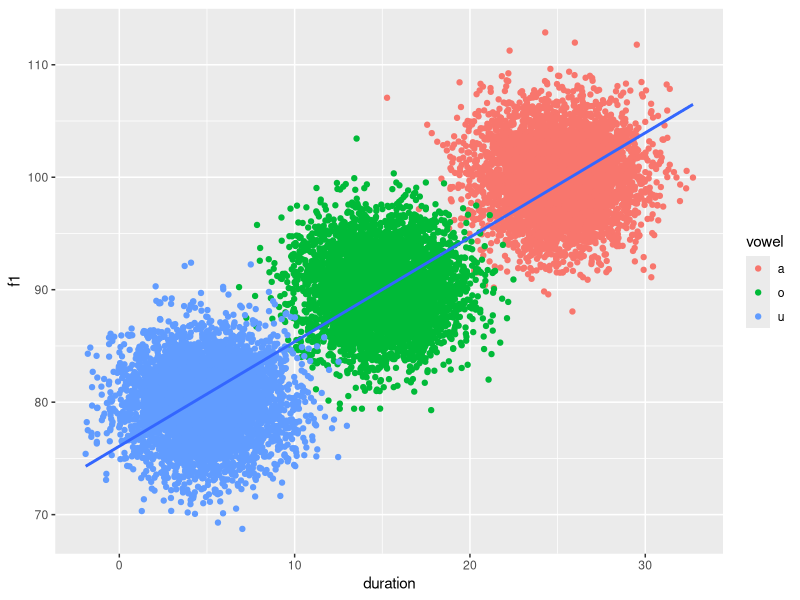
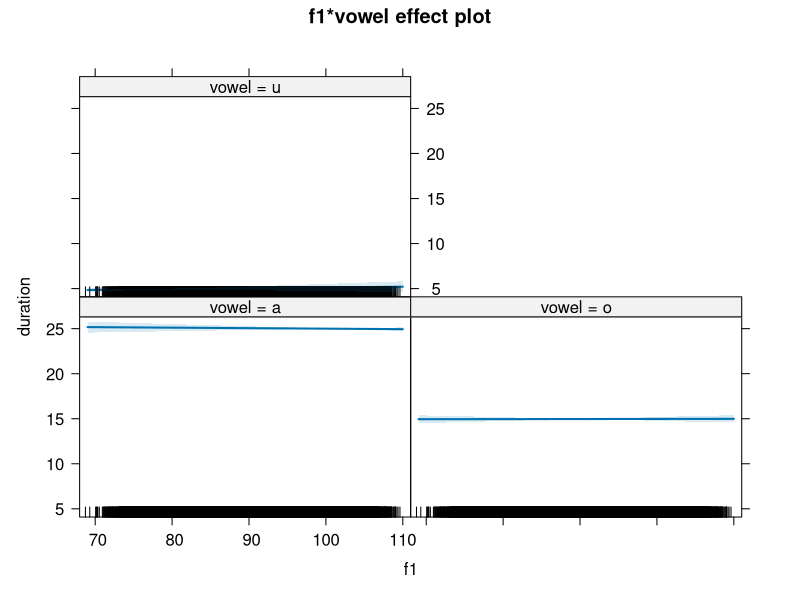
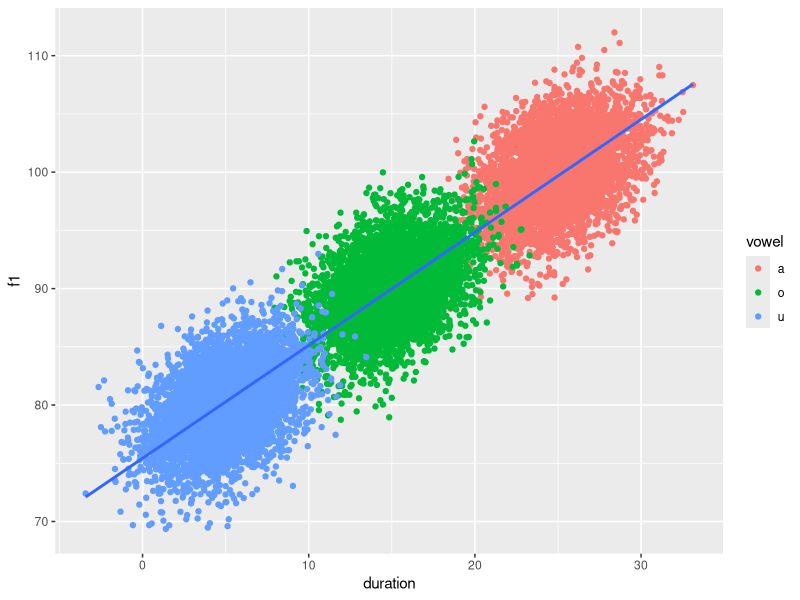
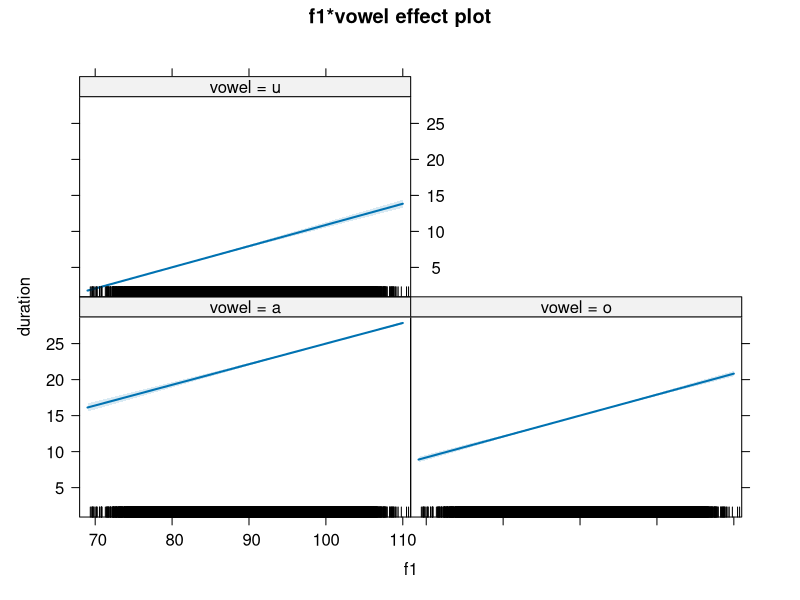

Generate these figures, in order, with R: (Note: this script raises an error after producing the figures.)
## ---- chunk 1
knitr::opts_chunk$set(echo = TRUE)
library(dplyr)
library(mvtnorm)
library(ggplot2)
library(effects)
## ---- chunk 2
a <- rmvnorm(n=5000,mean=c(25,100),sigma=matrix(c(5,0*sqrt(50), 
0*sqrt(50),10),2,2)) %>%
    data.frame() %>%
    mutate(vowel = "a")
o <- rmvnorm(n=5000,mean=c(15,90),sigma=matrix(c(5,0*sqrt(50), 
0*sqrt(50),10),2,2)) %>%
    data.frame() %>%
    mutate(vowel = "o")
u <- rmvnorm(n=5000,mean=c(5,80),sigma=matrix(c(5,0*sqrt(50), 
0*sqrt(50),10),2,2)) %>%
    data.frame() %>%
    mutate(vowel = "u")

vowels.3 <- rbind(a, o, u) %>%
    rename(duration = X1, f1 = X2) %>%
    mutate_if(is.character, as.factor)
## ---- chunk 3
vowels.3 %>%
    ggplot(aes(duration, f1)) +
    geom_point(aes(colour = vowel)) +
    geom_smooth(method = "lm")
## ---- chunk 4
vowels.3.lm <- lm(
    duration ~
        f1 *
        vowel,
    data = vowels.3
)

summary(vowels.3.lm)
## ---- chunk 5
plot(allEffects(vowels.3.lm))
## ---- chunk 6
a <- rmvnorm(n=5000,mean=c(25,100),sigma=matrix(c(5,0.4*sqrt(50), 
0.4*sqrt(50),10),2,2)) %>%
    data.frame() %>%
    mutate(vowel = "a")
o <- rmvnorm(n=5000,mean=c(15,90),sigma=matrix(c(5,0.4*sqrt(50), 
0.4*sqrt(50),10),2,2)) %>%
    data.frame() %>%
    mutate(vowel = "o")
u <- rmvnorm(n=5000,mean=c(5,80),sigma=matrix(c(5,0.4*sqrt(50), 
0.4*sqrt(50),10),2,2)) %>%
    data.frame() %>%
    mutate(vowel = "u")

vowels <- rbind(a, o, u) %>%
    rename(duration = X1, f1 = X2) %>%
    mutate_if(is.character, as.factor)
## ---- chunk 7
vowels %>%
    ggplot(aes(duration, f1)) +
    geom_point(aes(colour = vowel)) +
    geom_smooth(method = "lm")
## ---- chunk 8
vowels.lm <- lm(
    duration ~
        f1 *
        vowel,
    data = vowels
)

summary(vowels.lm)
## ---- chunk 9
plot(allEffects(vowels.lm))
## ---- chunk 10
vowels.lm <- lm(
    duration ~
        f1,
    data = filter(vowels, vowel == "u")
)

summary(vowels.lm)
## ---- chunk 11
n     <- 15000                    # length of vector
rho   <- 0.6                   # desired correlation = cos(angle)
theta <- acos(rho)             # corresponding angle
x1    <- c(rnorm(5000, 100, 5), rnorm(5000, 90, 5), rnorm(5000, 80, 5))        # fixed given data
x2    <- rnorm(n, 2, 0.5)      # new random data
X     <- cbind(x1, x2)         # matrix
Xctr  <- scale(X, center=TRUE, scale=FALSE)   # centered columns (mean 0)

Id   <- diag(n)                               # identity matrix
Q    <- qr.Q(qr(Xctr[ , 1, drop=FALSE]))      # QR-decomposition, just matrix Q
P    <- tcrossprod(Q)          # = Q Q'       # projection onto space defined by x1
x2o  <- (Id-P) %*% Xctr[ , 2]                 # x2ctr made orthogonal to x1ctr
Xc2  <- cbind(Xctr[ , 1], x2o)                # bind to matrix
Y    <- Xc2 %*% diag(1/sqrt(colSums(Xc2^2)))  # scale columns to length 1

x <- Y[ , 2] + (1 / tan(theta)) * Y[ , 1]     # final new vector
cor(x1, x)
X3 <- rep(c("a", "o", "u"), each = 5000)
vowels.2 <- data.frame(x1, x, X3) %>%
    rename(f1 = x1, duration = x, vowel = X3)
## ---- chunk 12
vowels.2 %>%
    ggplot(aes(duration, f1)) +
    geom_point(aes(colour = vowel)) +
    geom_smooth(method = "lm")
## ---- chunk 13
vowels.2.lm <- lm(
    duration ~
        f1 *
        vowel,
    data = vowels.2
)

summary(vowels.2.lm)
## ---- chunk 14
plot(allEffects(vowels.2.lm))
## ---- chunk 15
vowels.2.lm <- lm(
    duration ~
        f1,
    data = filter(vowels.2, vowel == "u")
)

summary(vowels.2.lm)
